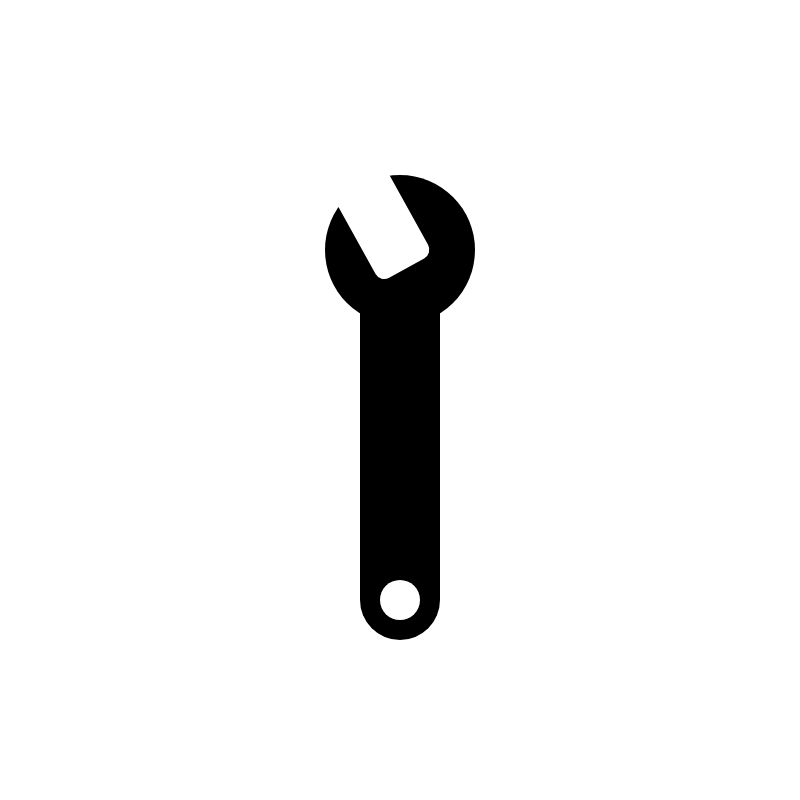
Frame 1 (no input)
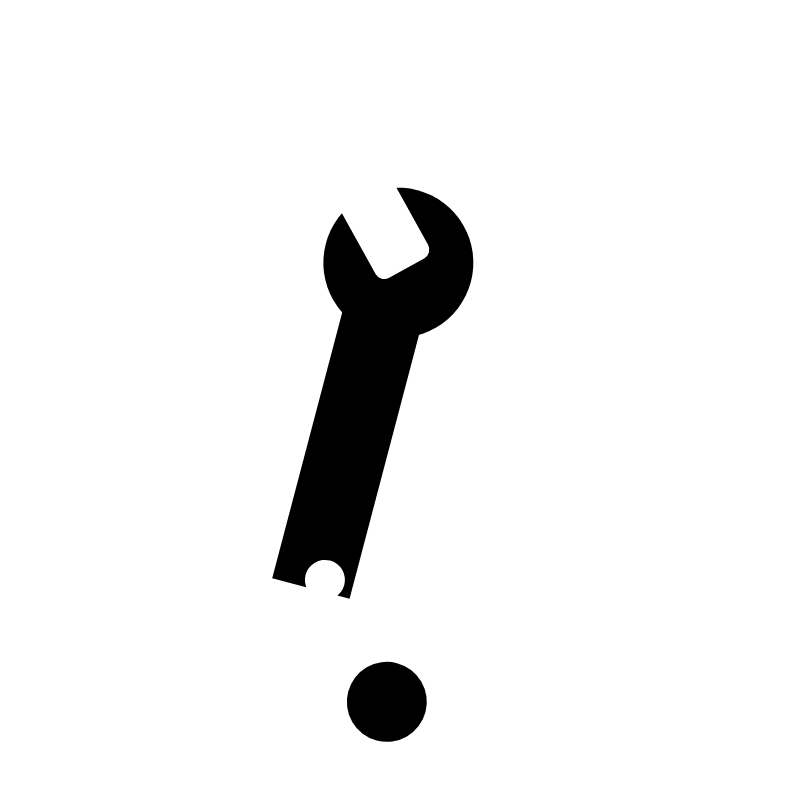
Frame 60 (no input)
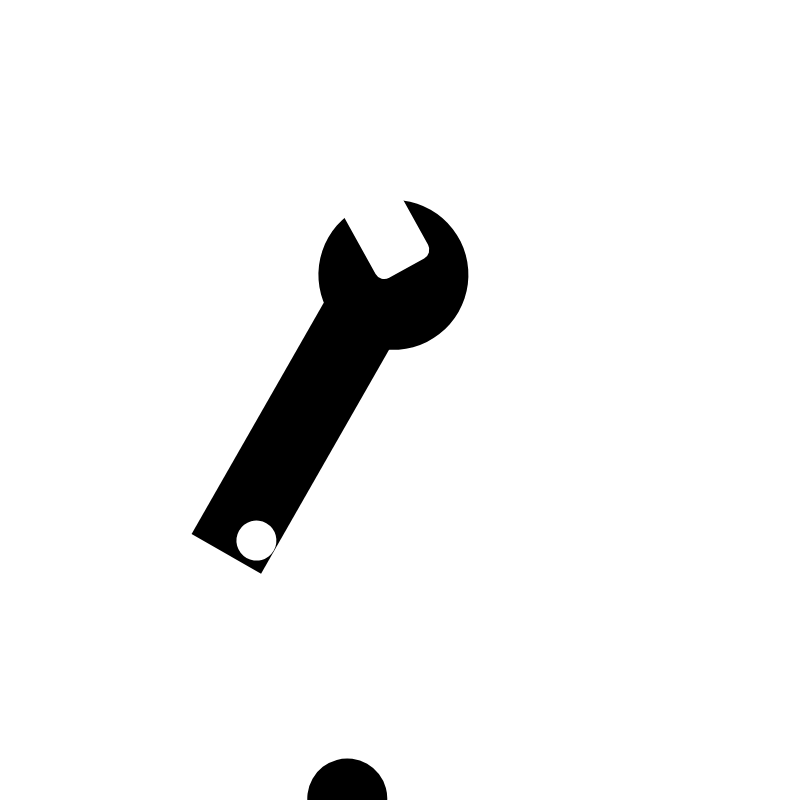
Frame 120 (the mouse pressed at the canvas centre since frame 60)

The p5.js sketch that drew these frames (run headless with seeded random() and noise() and a simulated clock; from frame 60 on, the mouse is pressed at the canvas centre):

// p5.js sketch
// ── sketch.js
let speed = 0;

let circ01 = {
  tx: 0,
  ty: 600,
  x: 400,
  y: 0,
  d: 80
}

let rect01 = {
  tx: 400,
  ty: 250,
  x: 0,
  y: 200,
  l: 80,
  w: 300
}

let circ02 = {
  tx: 440,
  ty: 300,
  x: -40,
  y: 300,
  d: 40
}

let rect02 = {
  tx: 400,
  ty: 155,
  x: 0,
  y: 300,
  l: 5,
  w: 270
}

let circ03 = {
  tx: 350,
  ty: 250,
  x: 50,
  y: 0,
  d: 150
}

let rect03 = {
  tx: 380,
  ty: 220,
  x: 0,
  y: 0,
  l: 60,
  w: 110,
  r: 10
}

function setup() {
  createCanvas(800, 800);
  rectMode(CENTER)
  angleMode(DEGREES);
}

function draw() {
  background(255);
  noStroke();

  //bottom black circle
  displayCircle(0, circ01.tx, circ01.ty, speed, circ01.x, circ01.y, circ01.d)
  //black handle rectangle
  displayRect(0, rect01.tx, rect01.ty, 0, speed, rect01.x, rect01.y, rect01.l, rect01.w, 0)
  //bottom white circle
  displayCircle(255, circ02.tx, circ02.ty, speed, circ02.x, circ02.y, circ02.d)
  //white thin handle part
  displayRect(255, rect02.tx, rect02.ty, 0, speed, rect03.x, rect03.y, rect02.l, rect02.w, 0)
  //wrench head circle
  displayCircle(0, circ03.tx, circ03.ty, speed, circ03.x, circ03.y, circ03.d)
  //angled wrench head
  displayRect(255, rect03.tx, rect03.ty, 151, 0, rect03.x, rect03.y, rect03.l, rect03.w, rect03.r)

  speed = speed + 0.25;
}

function displayCircle(color, tranX, tranY, rSpeed, circX, circY, circD) {
  noStroke();
  fill(color);
  push()
  translate(tranX, tranY)
  rotate(rSpeed)
  ellipse(circX, circY, circD, circD);
  pop()
}

function displayRect(color, tranX, tranY, transAngle, rSpeed, rectX, rectY, rectL, rectW, rectR) {
  fill(color);
  push()
  translate(tranX, tranY);
  rotate(transAngle);
  rotate(rSpeed);
  rect(rectX, rectY, rectL, rectW, rectR);
  pop()
}
